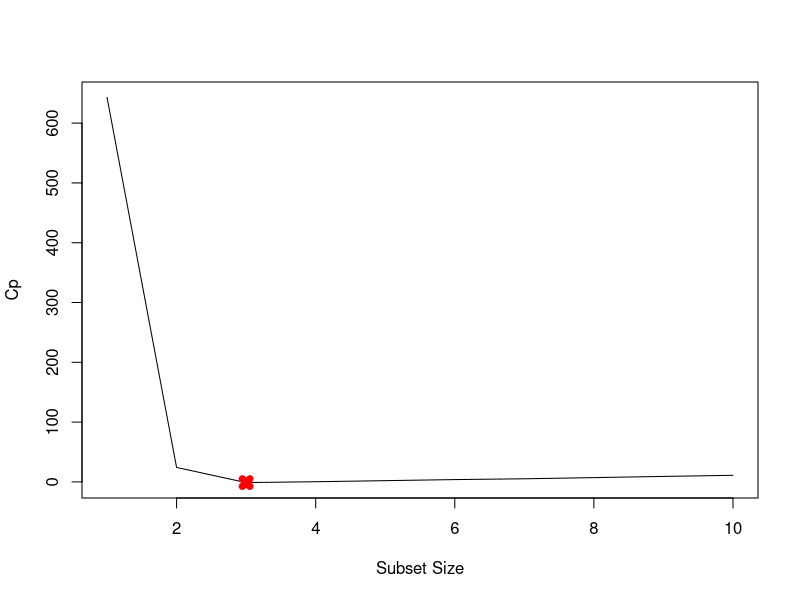
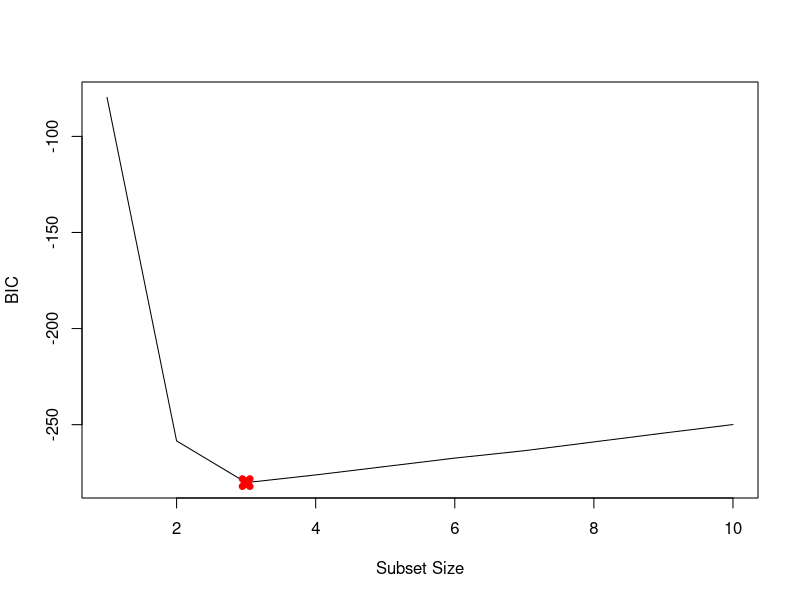
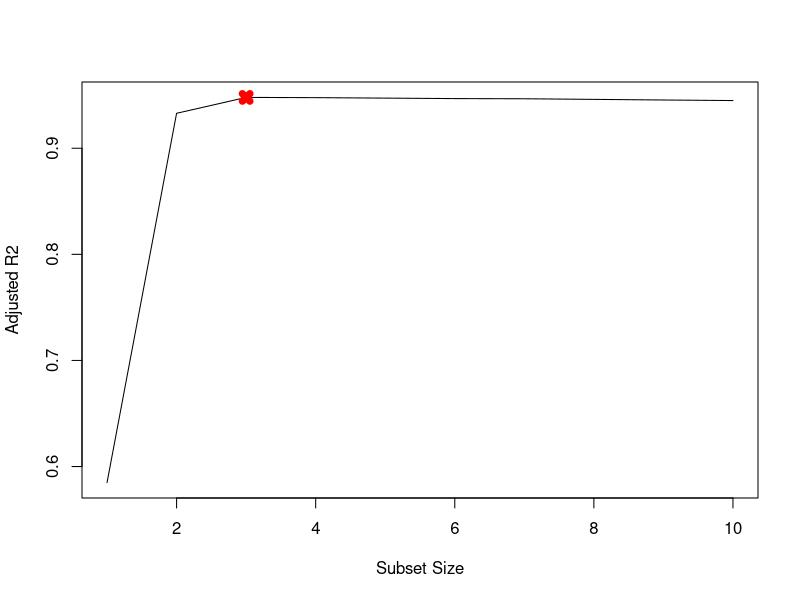
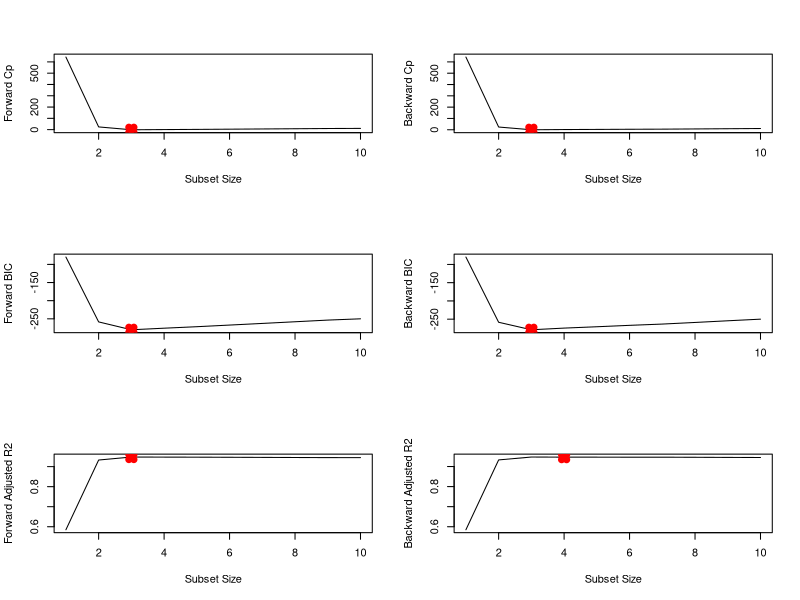
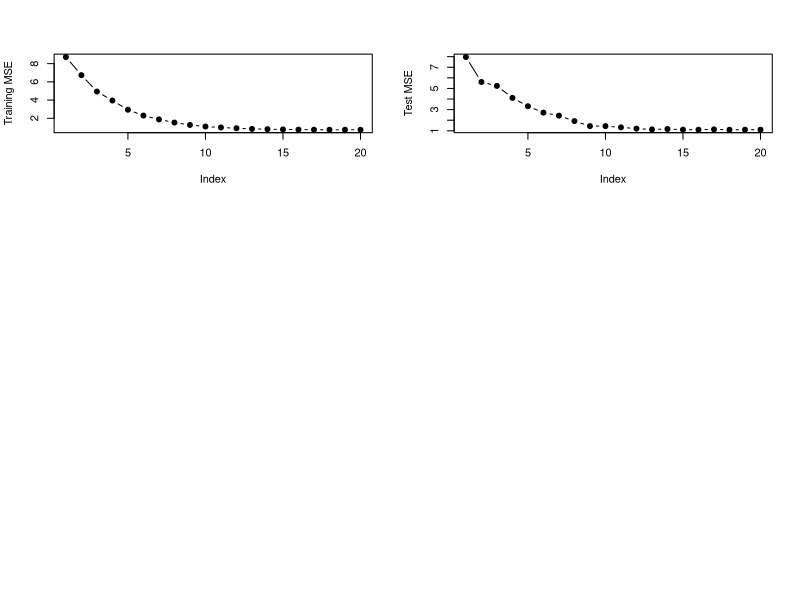

Write R code to recreate these figures, in order.
## ---- chunk 1
knitr::opts_chunk$set(echo = TRUE)
## ---- chunk 2
set.seed(1)
X <-  rnorm(100)
eps <-  rnorm(100)
## ---- chunk 3
y_hat <- 3 + 2 * X + -3 * X^2 + .3 * X^3 + eps
## ---- chunk 4
library(leaps)
data.full <-  data.frame("y" = y_hat, "x" = X)
mod.full <-  regsubsets(y ~ poly(x, 10, raw=TRUE), data = data.full, nvmax = 10)
mod.summary <-  summary(mod.full)

# Find the model size for best Cp, BIC and adjR2
which.min(mod.summary$cp)
which.min(mod.summary$bic)
which.max(mod.summary$adjr2)

# Plot Cp, BIC and adjr2
plot(mod.summary$cp, xlab="Subset Size", ylab="Cp", pch=20, type="l")
points(3, mod.summary$cp[3], pch=4, col="red", lwd=7)

plot(mod.summary$bic, xlab="Subset Size", ylab="BIC", pch=20, type="l")
points(3, mod.summary$bic[3], pch=4, col="red", lwd=7)

plot(mod.summary$adjr2, xlab="Subset Size", ylab="Adjusted R2", pch=20, type="l")
points(3, mod.summary$adjr2[3], pch=4, col="red", lwd=7)
## ---- chunk 5
coefficients(mod.full, id=3)
## ---- chunk 6
# forward
mod.fwd <-  regsubsets(y ~ poly(x, 10, raw=TRUE), 
                       data = data.full, nvmax = 10, 
                       method="forward")

# backward
mod.bwd <-  regsubsets(y ~ poly(x, 10, raw=TRUE), 
                       data = data.full, nvmax=10, 
                       method="backward")

fwd.summary <-  summary(mod.fwd)
bwd.summary <-  summary(mod.bwd)

which.min(fwd.summary$cp)
which.min(bwd.summary$cp)

which.min(fwd.summary$bic)
which.min(bwd.summary$bic)

which.max(fwd.summary$adjr2)
which.max(bwd.summary$adjr2)

# Plot the statistics
par(mfrow=c(3, 2))

plot(fwd.summary$cp, xlab="Subset Size", ylab="Forward Cp", pch=20, type="l")
points(3, fwd.summary$cp[3], pch=4, col="red", lwd=7)
plot(bwd.summary$cp, xlab="Subset Size", ylab="Backward Cp", pch=20, type="l")
points(3, bwd.summary$cp[3], pch=4, col="red", lwd=7)
plot(fwd.summary$bic, xlab="Subset Size", ylab="Forward BIC", pch=20, type="l")
points(3, fwd.summary$bic[3], pch=4, col="red", lwd=7)
plot(bwd.summary$bic, xlab="Subset Size", ylab="Backward BIC", pch=20, type="l")
points(3, bwd.summary$bic[3], pch=4, col="red", lwd=7)
plot(fwd.summary$adjr2, xlab="Subset Size", ylab="Forward Adjusted R2", pch=20, type="l")
points(3, fwd.summary$adjr2[3], pch=4, col="red", lwd=7)
plot(bwd.summary$adjr2, xlab="Subset Size", ylab="Backward Adjusted R2", pch=20, type="l")
points(4, bwd.summary$adjr2[4], pch=4, col="red", lwd=7)
## ---- chunk 7
coefficients(mod.fwd, id=3)
coefficients(mod.bwd, id=3)
coefficients(mod.fwd, id=4)
## ---- chunk 8
set.seed(1)
p <-  20
n <-  1000
x <-  matrix(rnorm(n*p), n, p)
B <-  rnorm(p)
B[3] <-  0
B[4] <-  0
B[9] <-  0
B[19] <-  0
B[10] <-  0
eps <-  rnorm(p)
y <-  x %*% B + eps
## ---- chunk 9
train <-  sample(seq(1000), 100, replace = FALSE)
y.train <-  y[train,]
y.test <-  y[-train,]
x.train <-  x[train,]
x.test <-  x[-train,]
## ---- chunk 10
library(leaps)
regfit.full <-  regsubsets(y ~ . , 
                           data = data.frame(x = x.train, y = y.train), 
                           nvmax = p)
val.errors <-  rep(NA, p)
x_cols <-  colnames(x, do.NULL=FALSE, prefix="x.")

for (i in 1:p) {
  coefi <-  coef(regfit.full, id = i)
  pred <-  as.matrix(x.train[, x_cols %in% names(coefi)]) %*% 
    coefi[names(coefi) %in% x_cols]
  val.errors[i] <-  mean((y.train - pred)^2)
}

plot(val.errors, ylab = "Training MSE", pch = 19, type = "b")
## ---- chunk 11
val.errors <-  rep(NA, p)
for (i in 1:p) {
  coefi <-  coef(regfit.full, id = i)
  pred <-  as.matrix(x.test[, x_cols %in% names(coefi)]) %*% 
    coefi[names(coefi) %in% x_cols]
  val.errors[i] <-  mean((y.test - pred)^2)
}
plot(val.errors, ylab = "Test MSE", pch = 19, type = "b")
## ---- chunk 12
which.min(val.errors)
